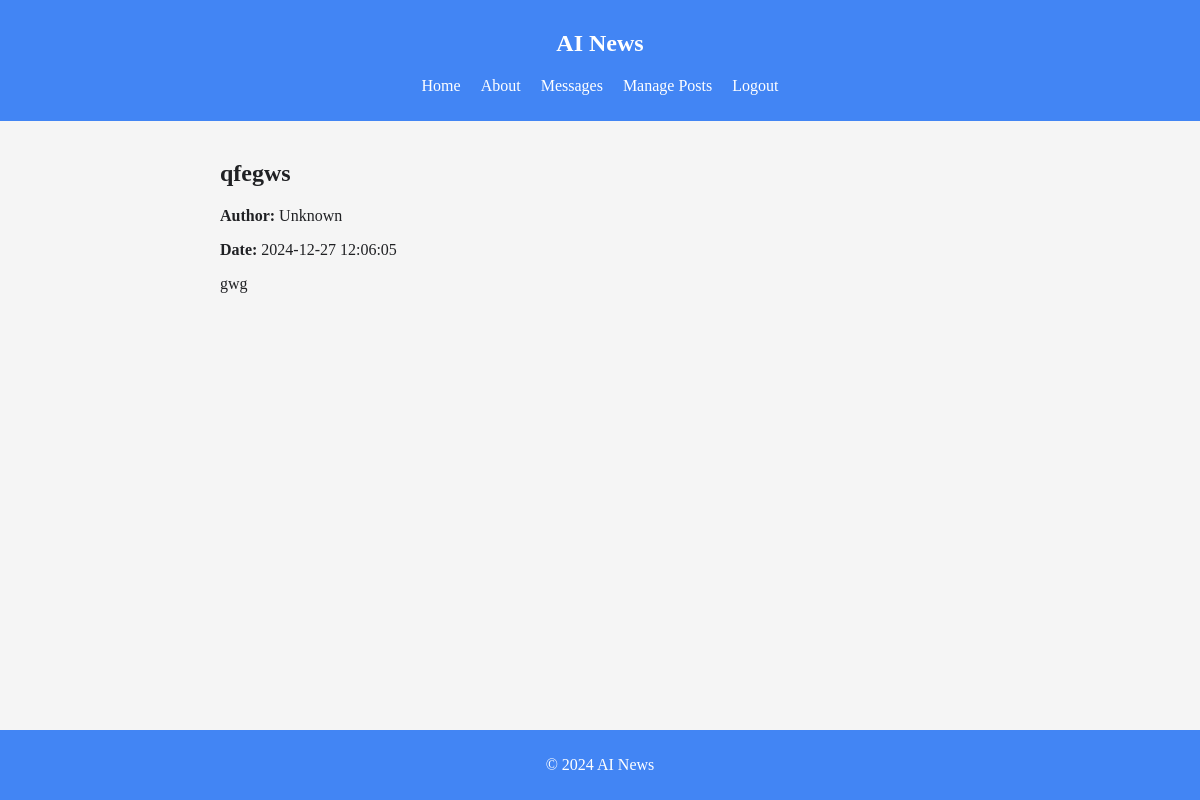
Page /posts/26 (signed in) on the committed database.
### tables this page shows
CREATE TABLE "posts" (
    id INTEGER PRIMARY KEY AUTOINCREMENT,
    title TEXT NOT NULL,
    content TEXT NOT NULL,
    created_at TIMESTAMP DEFAULT CURRENT_TIMESTAMP,
    user_id INTEGER,
    FOREIGN KEY (user_id) REFERENCES users(id)
);

CREATE TABLE "users" (
    id INTEGER PRIMARY KEY AUTOINCREMENT,
    email TEXT NOT NULL UNIQUE,
    password TEXT NOT NULL,
    name TEXT NOT NULL
);

### controllers/PostController.php (called while the page is built, shortened)
<?php
class PostController {
    public function show($id) {
        $postModel = new PostModel();
        $post = $postModel->getPostById($id);
        include 'views/posts/show.php';
        include 'views/layouts/layout.php';
    }
}

### init.php (called while the page is built, shortened)
<?php
function getDbConnection() {
    return new SQLite3('/var/www/html/database/ai_news_blog.db');
}

### models/PostModel.php (called while the page is built, shortened)
<?php
class PostModel {
    private $db;
    public function __construct() {
        $this->db = getDbConnection();
    }
    public function getPostById($id) {
        $stmt = $this->db->prepare("
            SELECT posts.*, users.name AS author
            FROM posts
            JOIN users ON posts.user_id = users.id
            WHERE posts.id = :id
        ");
        $stmt->bindValue(':id', $id, SQLITE3_INTEGER);
        $result = $stmt->execute();
        return $result->fetchArray(SQLITE3_ASSOC);
    }
}

### views/posts/show.php (the view)
<section>
    <h2><?php echo htmlspecialchars($post['title']); ?></h2>
    <p><strong>Author:</strong> <?php echo htmlspecialchars($post['author']); ?></p>
    <p><strong>Date:</strong> <?php echo htmlspecialchars($post['created_at']); ?></p>
    <div>
        <?php echo nl2br(htmlspecialchars($post['content'])); ?>
    </div>
</section>

### css/styles.css (style rules this page uses)
:root { --primary-color: #4285F4; --secondary-color: #34A853; --accent-color: #FBBC05; --background-color: #F5F5F5; --text-color: #202124; }
body { background-color: var(--background-color); color: var(--text-color); margin: 0; }
@media (min-width: 600px) { body { font-size: 16px; } }
section { width: 100%; max-width: 1200px; margin: 0 auto; padding: 20px; box-sizing: border-box; }

### rows in the picture
posts: title "qfegws", user.name "Unknown", created_at "2024-12-27 12:06:05", content "gwg"
